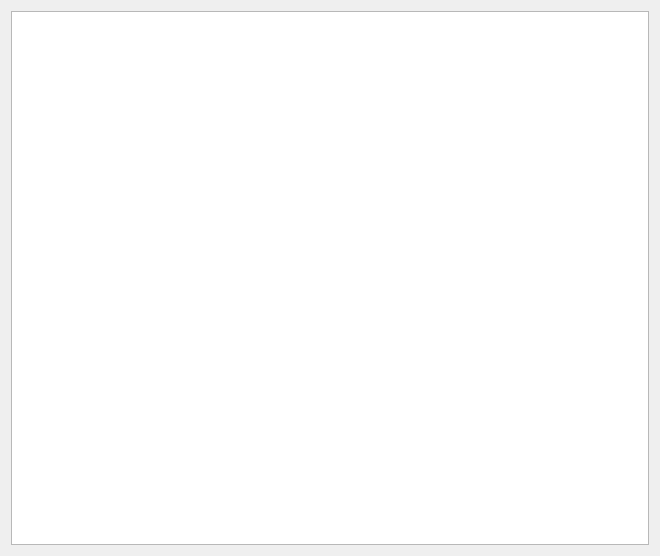
<?xml version="1.0" encoding="UTF-8"?>
<ui version="4.0">
 <class>LilyPondWindow</class>
 <widget class="QWidget" name="LilyPondWindow">
  <property name="geometry">
   <rect>
    <x>0</x>
    <y>0</y>
    <width>660</width>
    <height>556</height>
   </rect>
  </property>
  <property name="maximumSize">
   <size>
    <width>850</width>
    <height>800</height>
   </size>
  </property>
  <property name="windowTitle">
   <string>Form</string>
  </property>
  <layout class="QVBoxLayout" name="verticalLayout">
   <item>
    <widget class="QGraphicsView" name="lilyPondSheetView"/>
   </item>
  </layout>
 </widget>
 <resources/>
 <connections/>
</ui>
